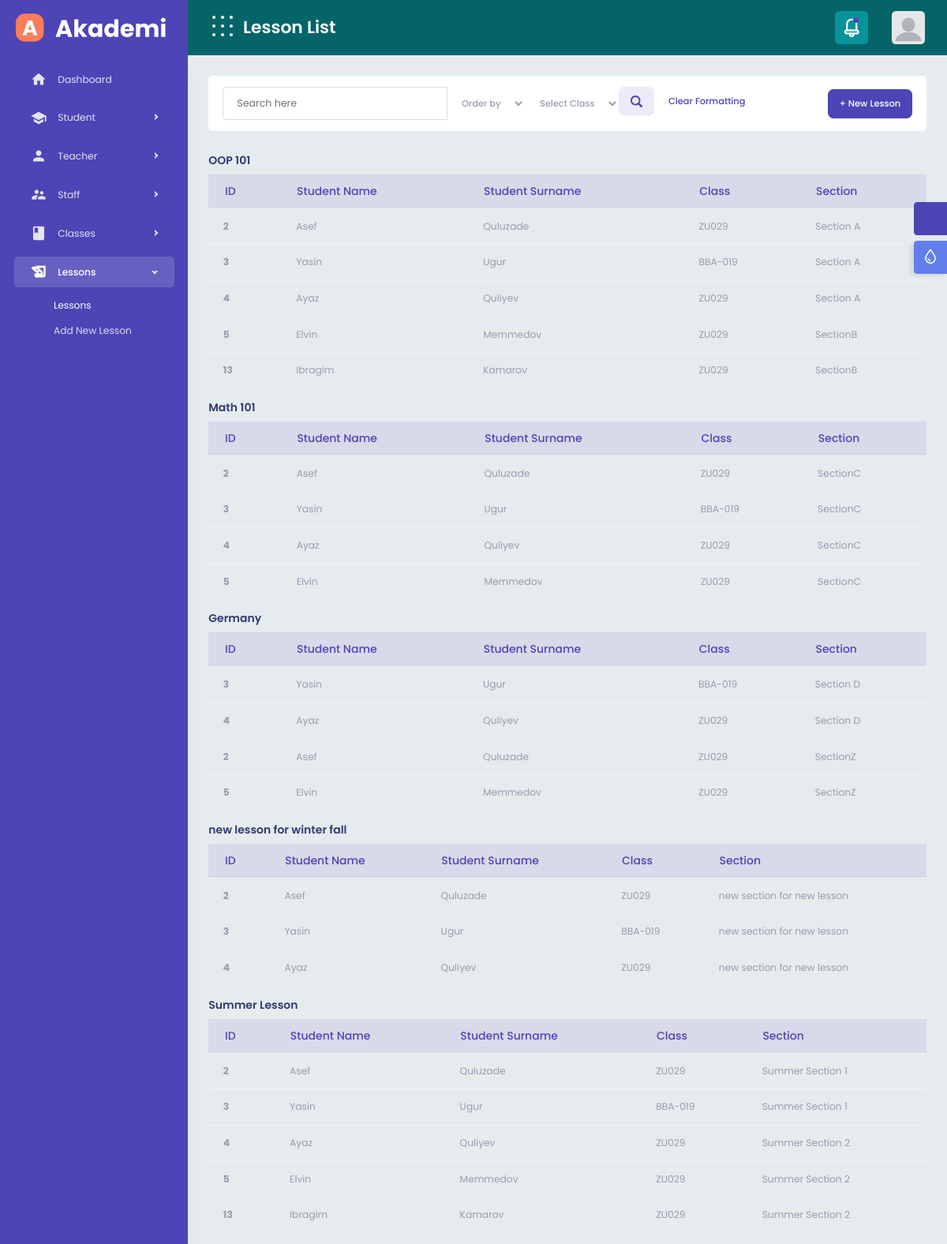
The page /lessons/ (signed in) on the database as committed earlier.
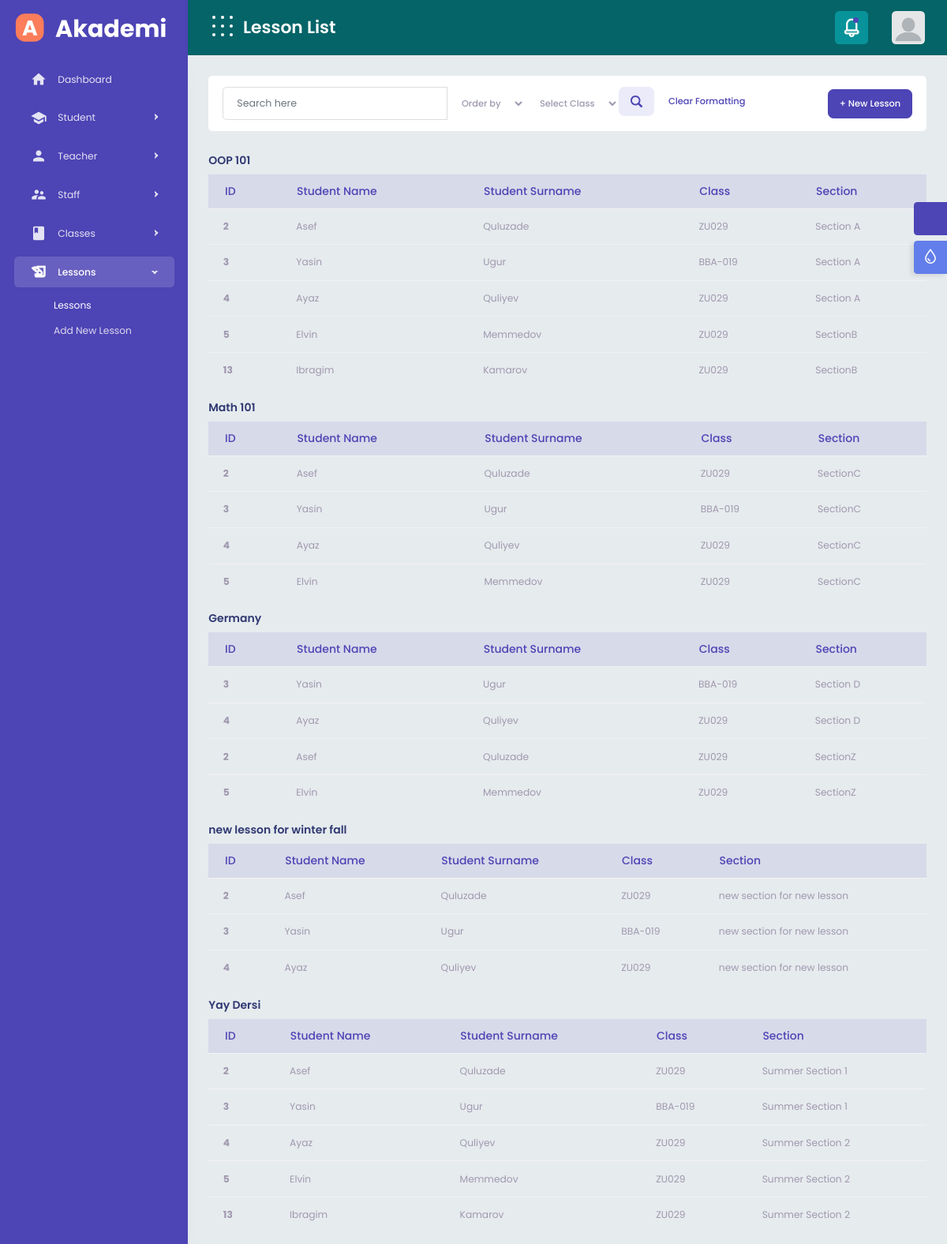
The same page on the database as committed later.
### staff/models.py (models this page shows, shortened)
class Lessons(models.Model):
    title=models.CharField(max_length=50)
    season=models.ForeignKey('core.Seasons',on_delete=models.CASCADE,related_name='season_of_lesson')
    section=models.ManyToManyField('Sections',related_name='section_of_lesson',blank=True)
    class Meta:
        verbose_name_plural = 'Lessons'

### baseuser/decorators.py (the view)
    def wrapper_func(request, *args, **kwargs):
        if request.user.user_type == 'admin':
            return view_func(request, *args, **kwargs)
        else:
            return redirect('error_permission')

### core/models.py (called while the page is built)
    def __str__(self):
        return self.name

### core/views.py (called while the page is built)
@custom_login_required
@superadmin_required
@teacher_required
def lesson_list(request):
    context={
        'page_title':'Lesson List',
        'lessons':Lessons.objects.all()
    }
    return render(request,'lesson_list.html',context)

### core/templates/lesson_list.html (shortened to what this page needs)
{% extends 'base_core.html' %}
{% load static %}
{% block content %}
		{% include 'partials/navheader-preloader.html' %}
		{% include 'partials/header.html' %}
     	{% include 'partials/sidebar.html' %}
        <div class="content-body">
			<div class="container-fluid">
				<div class="row">
					<div class="col-xl-12">
						<div class="row">
							<div class="col-xl-12">
								<div class="page-title flex-wrap">
									<form  method="get">
										<div class="input-group  ">
											<input type="text" class="form-control" name="search_query" value="{{ search_query|default:'' }}" placeholder='Search here'>
											<select name="filter_option" class="btn" aria-label="Default">
												<option value="" {% if not filter_option  %}selected{% endif %}>Order by</option>
											</select>
											<select name="filter_option_class" class="btn" aria-label="Default">
												<option value=""{% if not filter_option_class  %} selected {% endif %}>Select Class</option>
											</select>
											<div class="input-group-append ">
												<button class="btn btn-light" type="submit">
												</button>
												<a href="{% url 'students' %}" class="btn btn-link">Clear Formatting</a>
											</div>
										</div>
									</form>
									<a href="{% url 'register-student' %}">
										<button type="button" class="btn btn-primary" data-bs-toggle="modal" data-bs-target="#exampleModal">
											+ New Lesson
										</button>
									</a>
								</div>
							</div>
							<div class="col-xl-12 wow fadeInUp" data-wow-delay="1.5s">
                                <div class="table-responsive">
                                    {% for lesson in lessons  %}
                                    <a href={% url 'lesson-detail' lesson.id %}><h5> {{lesson.title}}</h5></a>
                                    <table class="table table-responsive-sm">
                                        <thead>
                                            <tr>
                                                <th>ID</th>
                                                <th>Student Name</th>
                                                <th>Student Surname</th>
                                                <th>Class</th>
                                                <th>Section</th>
                                            </tr>
                                        </thead>
                                        <tbody>
                                                {% for section in lesson.section.all  %}
                                                {% for student in section.students.all  %}
                                                <tr>
                                                    <th>{{student.user_id}}</th>
                                                    <td>{{student.user.first_name}}</td>
                                                    <td>{{student.user.last_name}}</td>
                                                    <td>{{student.class_of_students.last}}</td>
                                                    <td class="color-primary">
                                                        <a href={% url 'edit-section' section.id %}>{{section.title}}</a>
                                                    </td>
                                                </tr>
                                                {% endfor %}
                                             {% endfor %}
                                            </tbody>
                                        </table>
                                        {% endfor %}
                                    </div>
                                </div>
						</div>
					</div>
				</div>
			</div>
		</div>
{% endblock %}

Rows that differ between the two databases and show on the page:
changed Lessons: title "Summer Lesson" → "Yay Dersi"
